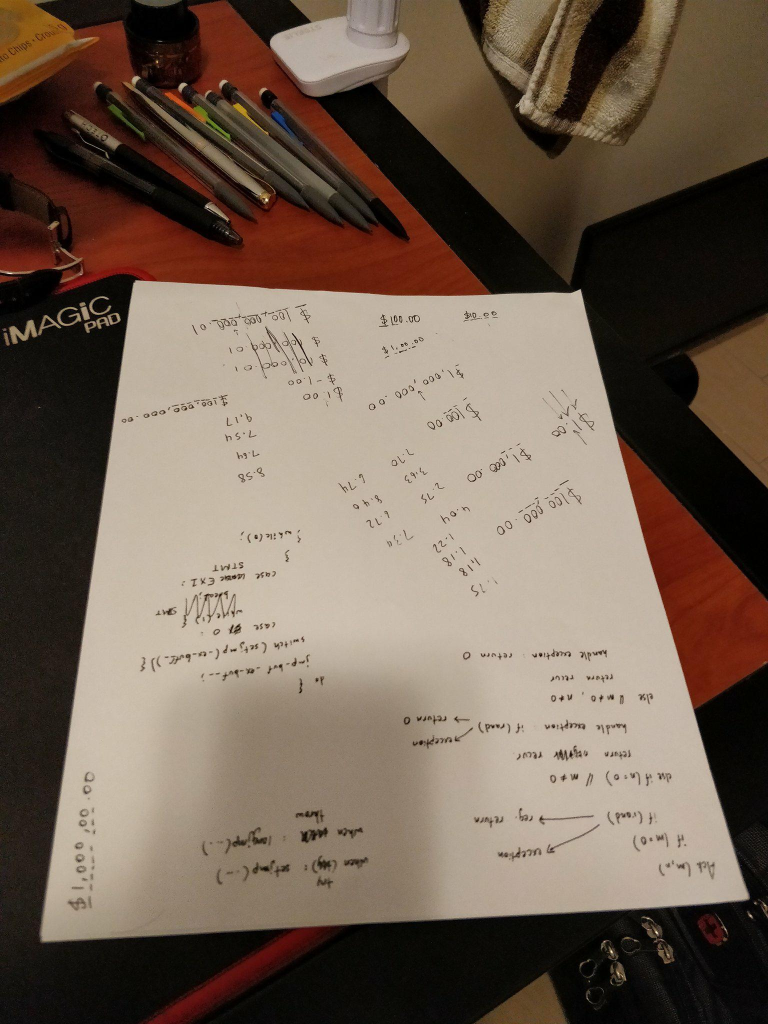
#> input picture img.jpg, 1536 x 2048 px (shown at 1/2 size)
$ python app.py --image img.jpg
#> lines starting #> are read from the running program, lines starting #| are printed output that depends on the picture; after the words box and inside, x2 and y2 are one past the last pixel; in counts of white or black regions, pixels touching at a corner belong together
### image.py
import cv2
import numpy

class Image(object):
	def __init__(self, image_path):
#> called with image_path = 'img.jpg'
		if isinstance(image_path, basestring):
			self.image = cv2.imread(image_path)
#> self.image is the input picture: shape (2048, 1536, 3); mean B, G, R 82.3, 96.5, 113.2
		else:
			self.image = image_path

	def get(self):
		return self.image

	def showImg(self, title):
		cv2.imshow(title, self.image)
		cv2.waitKey(0)

	def getSize(self):
		return self.image.shape

	def resize(self, type, size):
		if (type.lower() == 'w'):
			ratio = float(size) / self.image.shape[1]
			dim = (size, int(self.image.shape[0]) * ratio)
		elif (type.lower() == 'h'):
			ratio = float(size) / self.image.shape[0]
			dim   = (int(self.image.shape[1] * ratio), size)
		else:
			return self.image
		result = cv2.resize(self.image, dim, interpolation=cv2.INTER_AREA)
		return result

### scan.py
import cv2
import numpy
import helpers
from image import Image

def scan(image, auto=True, height=0, closing=0):
	# try to find height for best fit
#> called with auto = True, height = 0, closing = 0
	if auto:
		for height in xrange(min(650, image.get().shape[0]), 299, -50):
			for closing in xrange(6, 1, -1):
				orig = image.get().copy()
				ratio = orig.shape[0] / float(height)
				resize = image.resize('h', height)
				full_area = resize.shape[0] * resize.shape[1]

				if scanDoc(closing, orig, ratio, resize, full_area) != 0:
					exit(0)
#> this loop made 2 passes
#> pass 1, in resize, `result = cv2.resize(self.image, dim, interpolation=cv2.INTER_AREA)`:
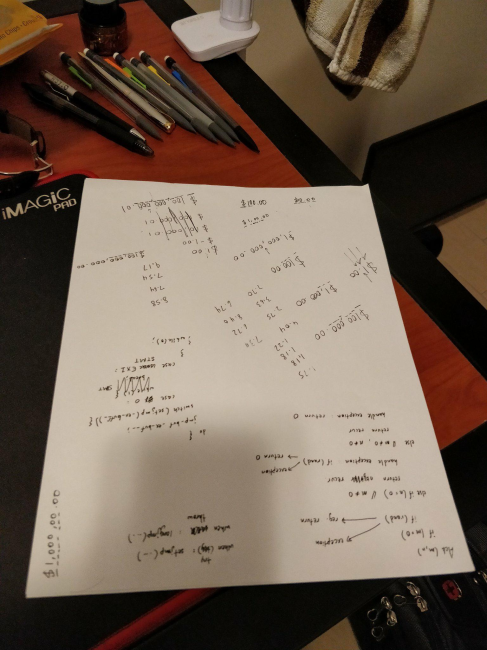
#> result: shape (650, 487, 3); mean B, G, R 82.3, 96.5, 113.2
#> pass 1, in scanDoc, `gray = cv2.cvtColor(image, cv2.COLOR_BGR2GRAY)`:
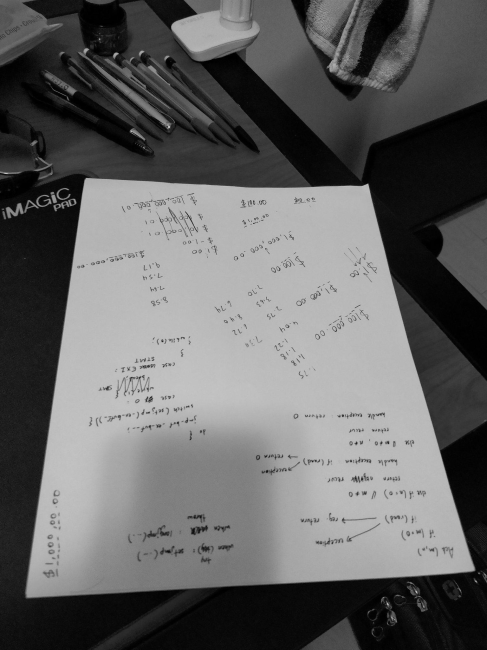
#> gray: shape (650, 487); min 0, max 197, mean 99.9
#> pass 1, in scanDoc, `high, thresh = cv2.threshold(gray, 0, 255, cv2.THRESH_BINARY + cv2.THR..`:
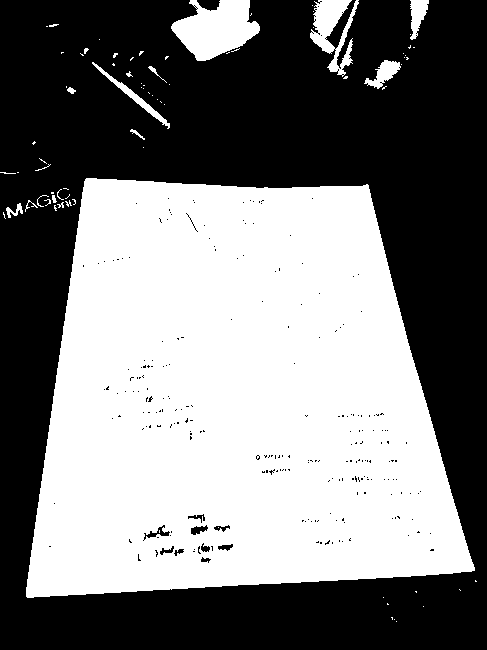
#> thresh: shape (650, 487); 48.4% white; 79 white regions (63 under 20 px), largest, box (x1, y1, x2, y2) and area: (26, 178, 475, 598) 145767, (171, 0, 260, 61) 3428, (310, 0, 359, 77) 1711

def scanDoc(closing, orig, ratio, image, full_area):
	''' Edge detection '''
	gray = cv2.cvtColor(image, cv2.COLOR_BGR2GRAY)
	gray = cv2.bilateralFilter(gray, 11, 17, 17) # trial and error numbers
	Image(gray).showImg('black & white')

	# Canny edge detection
	high, thresh = cv2.threshold(gray, 0, 255, cv2.THRESH_BINARY + cv2.THRESH_OTSU)
	low = high / 2.0
	edge = cv2.Canny(gray, low, high) # find outlines of objects
	Image(edge).showImg('edge detection')

	# closing kernel to close gaps between black/white pixels
	kernel = cv2.getStructuringElement(cv2.MORPH_RECT, (closing, closing))
	closed = cv2.morphologyEx(edge, cv2.MORPH_CLOSE, kernel)
	Image(closed).showImg('closed edges')

	''' Find contours '''
	(contours, _) = cv2.findContours(closed.copy(), cv2.RETR_EXTERNAL, cv2.CHAIN_APPROX_SIMPLE)
	total = 0

	# loop over contours
	approx_lst = []
	for contour in contours:
		contour = cv2.convexHull(contour)
		perimeter = cv2.arcLength(contour, True)
		approx = cv2.approxPolyDP(contour, 0.02 * perimeter, True)
		area = cv2.contourArea(contour)

		if (area < 0.05 * full_area):	# too small to consider
			continue

		if len(approx) == 4:	# 4 contour points must be a paper right???
			cv2.drawContours(image, [approx], -1, (0, 255, 0), 4)
			approx_lst.append(approx)
			total += 1

	print 'Found %d pages in the image' % total

	if (total != 0):
		''' Perspective transform & threshold '''
		for approx in approx_lst:
			total += 1
			warp = helpers.box_transform(orig, approx.reshape(4,2) * ratio)
			Image(warp).showImg('warpped')

			scan_warp = cv2.cvtColor(warp, cv2.COLOR_BGR2GRAY)
			scan_warp = cv2.medianBlur(scan_warp, 5)
			scan_warp = cv2.adaptiveThreshold(scan_warp, 255, cv2.ADAPTIVE_THRESH_GAUSSIAN_C, cv2.THRESH_BINARY, 11, 2)
			Image(scan_warp).showImg('final image')

	return total

### helpers.py
import cv2
import numpy

def points_order(points):
	box = numpy.zeros((4,2), dtype='float32')

	coord_sum = points.sum(axis=1)
	box[0] = points[numpy.argmin(coord_sum)]
	box[2] = points[numpy.argmax(coord_sum)]

	coord_diff = numpy.diff(points, axis=1)
	box[1] = points[numpy.argmin(coord_diff)]
	box[3] = points[numpy.argmax(coord_diff)]

	return box


def box_transform(image, points):
	box = points_order(points)
	(tl, tr, br, bl) = box

	width_top = numpy.sqrt(((tl[0] - tr[0]) ** 2) + ((tl[1] - tr[1]) ** 2))
	width_bot = numpy.sqrt(((bl[0] - br[0]) ** 2) + ((bl[1] - br[1]) ** 2))
	max_width = max(int(width_top), int(width_bot))

	height_left = numpy.sqrt(((tl[0] - bl[0]) ** 2) + ((tl[1] - bl[1]) ** 2))
	height_right = numpy.sqrt(((tr[0] - br[0]) ** 2) + ((tr[1] - br[1]) ** 2))
	max_height = max(int(height_left), int(height_right))

	final_box = numpy.array([
		[0, 0],
		[max_width - 1, 0],
		[max_width - 1, max_height - 1],
		[0, max_height - 1]],
		dtype='float32')

	matrix = cv2.getPerspectiveTransform(box, final_box)
	image = cv2.warpPerspective(image, matrix, (max_width, max_height))

	return image

### app.py
import cv2
import numpy
import argparse
from image import Image
from scan import scan

''' Get args '''
ap = argparse.ArgumentParser()
ap.add_argument('-i', '--image', required = True, help = 'path to image')
ap.add_argument('-s', '--save', action = 'store_true', default = False, help = 'save image to current folder');

args = vars(ap.parse_args())

image = Image(args['image'])

#image.showImg('Image')

scan(image)
#> (the program exits here)
